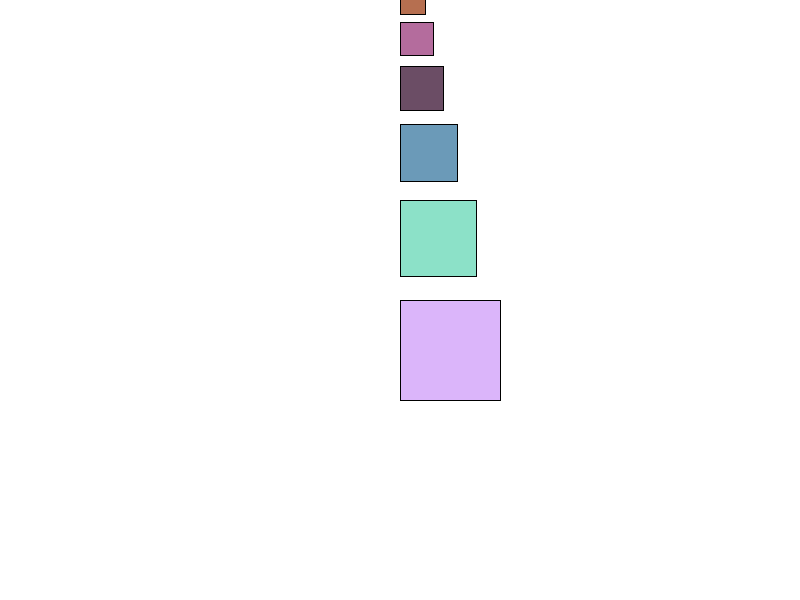
Frame 1 (no input)
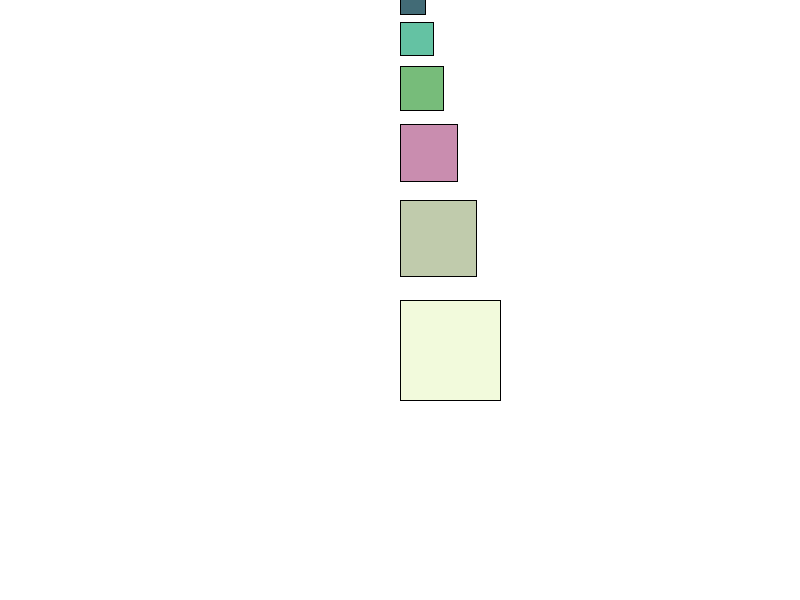
Frame 60 (the mouse pressed at the canvas centre just before this capture)
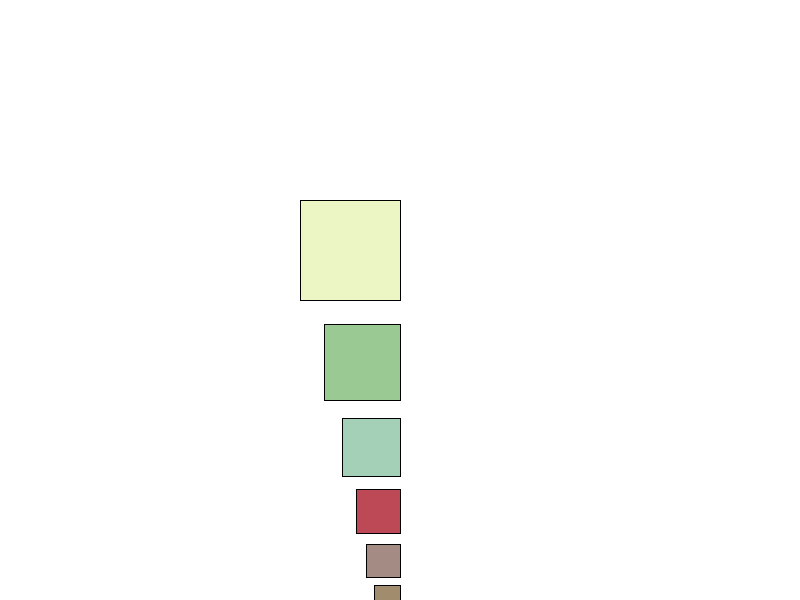
Frame 120 (the mouse held since frame 60 and released just before this capture)

The Processing sketch that drew these frames (run headless with seeded random() and noise(); from frame 60 on, the mouse is pressed at the canvas centre):

// Processing sketch: HW10_3
// ── HW10_3.pde
void setup(){
  size(800,600);
}
float a=0;
void draw(){
  background(255);
  a = map(mouseX,0,width,0,TWO_PI);
  translate(width/2, height/2);
  grass(100, a);
}
void grass(float x,float an){
  rotate(an);
  //line(0, 0, 0, -x);
  float c=random(255);
  float c1=random(255);
  float c2=random(255);
  fill(c,c1,c2,100);
  rect(0,0,x,x);
  translate(0, -x);
  
  x*=0.76;
  if(x>10){
    pushMatrix();
    rotate(an);
    grass(x, an);
    popMatrix();
    
    pushMatrix();
    rotate(-an);
    grass(x, an);
    popMatrix();
  }  
}
